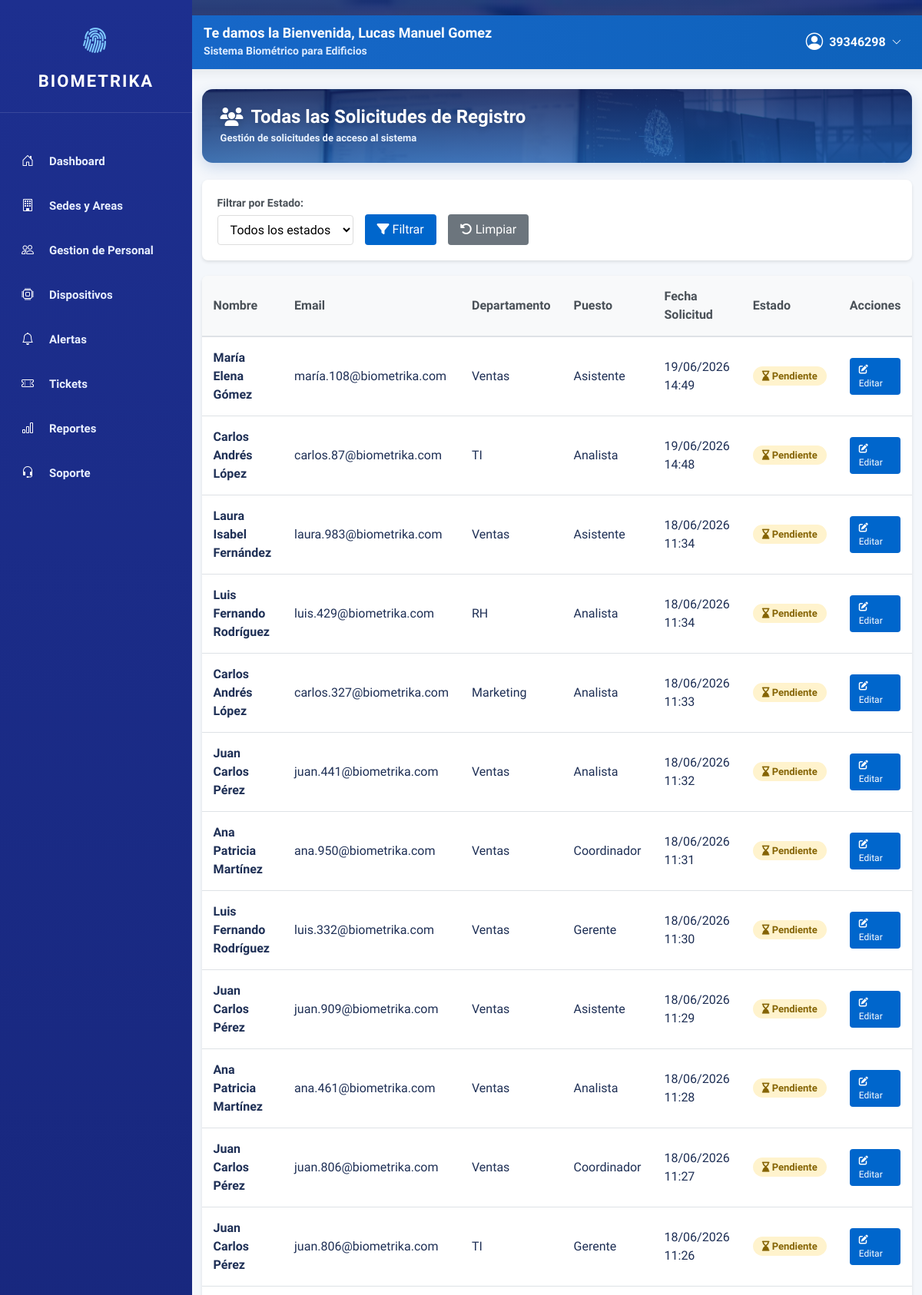
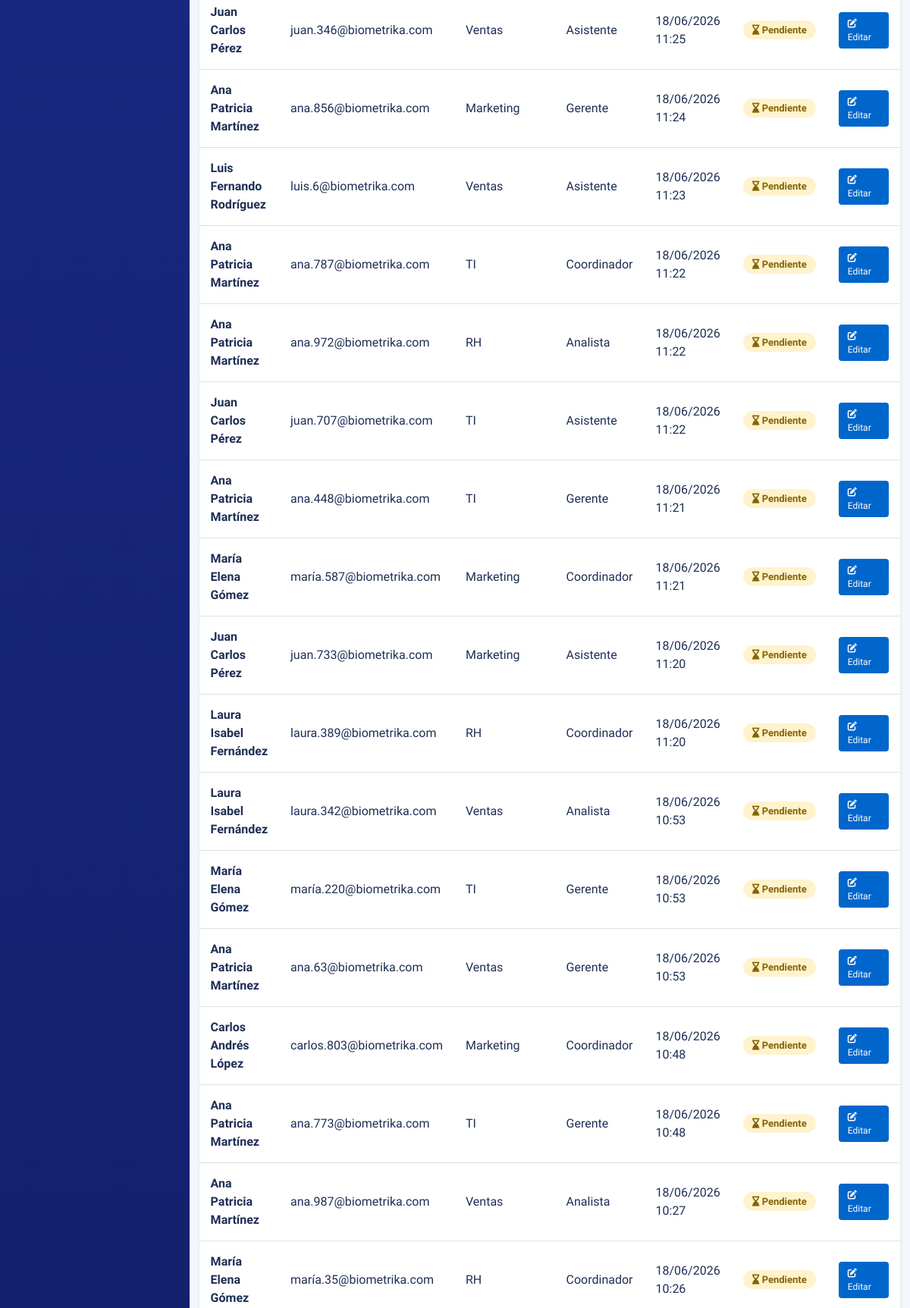
The page /usuarios/todas-solicitudes/ (signed in, upper part) on the database its author committed (2 pictures, top to bottom).
### usuarios/models.py (models this page shows, shortened)
class SolicitudRegistro(models.Model):
    nombre = models.CharField(max_length=150)
    dni = models.CharField(max_length=20, verbose_name='DNI')
    email = models.EmailField()
    telefono = models.CharField(max_length=20)
    departamento = models.CharField(max_length=100)
    puesto = models.CharField(max_length=100)
    superior = models.CharField(max_length=150, blank=True, null=True)
    fecha_ingreso = models.DateField(blank=True, null=True)
    fecha_solicitud = models.DateTimeField(auto_now_add=True)
    estado = models.CharField(
        max_length=20,
        choices=[
            ('pendiente', 'Pendiente'),
            ('aprobado', 'Aprobado'),
            ('rechazado', 'Rechazado'),
        ],
        default='pendiente'
    )
    class Meta:
        verbose_name = 'Solicitud de Registro'
        verbose_name_plural = 'Solicitudes de Registro'
        ordering = ['-fecha_solicitud']

### usuarios/views.py (the view)
# urls.py: path('todas-solicitudes/', views.todas_solicitudes, name='todas_solicitudes'),
@login_required
def todas_solicitudes(request):
    if not request.user.is_staff:
        return redirect('dashboard:index')
    estado = request.GET.get('estado', '')
    solicitudes = SolicitudRegistro.objects.all().order_by('-fecha_solicitud')
    if estado:
        solicitudes = solicitudes.filter(estado=estado)
    estados = SolicitudRegistro._meta.get_field('estado').choices
    return render(request, 'usuarios/todas_solicitudes.html', {
        'solicitudes': solicitudes,
        'estados': estados,
        'estado_filtro': estado
    })

### templates/usuarios/todas_solicitudes.html (shortened to what this page needs)
{% extends 'dashboard/base.html' %}
{% load static %}
{% block content %}
<link rel="stylesheet" href="{% static 'css/style_usuario_nuevo.css' %}">
<div class="contenido">
    <header>
        <h1><i class="fa-solid fa-users"></i> Todas las Solicitudes de Registro</h1>
        <p class="subtitulo">Gestión de solicitudes de acceso al sistema</p>
    </header>
    <div class="filtros-container">
        <form method="GET" class="filtros-form">
            <div class="filtro-grupo">
                <label>Filtrar por Estado:</label>
                <select name="estado">
                    <option value="">Todos los estados</option>
                </select>
            </div>
            <button type="submit" class="btn"><i class="fa-solid fa-filter"></i> Filtrar</button>
            <a href="{% url 'usuarios:todas_solicitudes' %}" class="btn btn-secondary"><i class="fa-solid fa-rotate-left"></i> Limpiar</a>
        </form>
    </div>
    <div class="tabla-container">
        {% if solicitudes %}
            <table class="tabla-datos">
                <thead>
                    <tr>
                        <th>Nombre</th>
                        <th>Email</th>
                        <th>Departamento</th>
                        <th>Puesto</th>
                        <th>Fecha Solicitud</th>
                        <th>Estado</th>
                        <th>Acciones</th>
                    </tr>
                </thead>
                <tbody>
                    {% for solicitud in solicitudes %}
                        <tr>
                            <td><strong>{{ solicitud.nombre }}</strong></td>
                            <td>{{ solicitud.email }}</td>
                            <td>{{ solicitud.departamento }}</td>
                            <td>{{ solicitud.puesto }}</td>
                            <td>{{ solicitud.fecha_solicitud|date:"d/m/Y H:i" }}</td>
                            <td>
                                <span class="badge estado-{{ solicitud.estado }}">
                                    {% if solicitud.estado == 'pendiente' %}
                                        <i class="fa-solid fa-hourglass-end"></i> Pendiente
                                    {% elif solicitud.estado == 'aprobado' %}
                                        <i class="fa-solid fa-check-circle"></i> Aprobado
                                    {% else %}
                                        <i class="fa-solid fa-xmark-circle"></i> Rechazado
                                    {% endif %}
                                </span>
                            </td>
                            <td>
                                <a href="/admin/usuarios/solicitudregistro/{{ solicitud.id }}/change/" class="btn-small btn-edit">
                                    <i class="fa-solid fa-edit"></i> Editar
                                </a>
                            </td>
                        </tr>
                    {% endfor %}
                </tbody>
            </table>
        {% else %}
            <div class="alerta-info">
                <i class="fa-solid fa-info-circle"></i>
                <p>No hay solicitudes de registro registradas.</p>
            </div>
        {% endif %}
    </div>
</div>
{% endblock %}

### templates/dashboard/base.html (shortened to what this page needs)
{% load static %}
<!DOCTYPE html>
<html lang="es">
<head>
    <link href="https://cdn.jsdelivr.net/npm/bootstrap@5.1.3/dist/css/bootstrap.min.css" rel="stylesheet">
    <link rel="stylesheet" href="https://cdn.jsdelivr.net/npm/bootstrap-icons@1.11.3/font/bootstrap-icons.css">
    <link rel="stylesheet" href="https://cdnjs.cloudflare.com/ajax/libs/font-awesome/6.5.1/css/all.min.css">
    <link rel="stylesheet" href="{% static 'css/style_theme.css' %}">
</head>
<body>
    <div class="layout">
        <aside class="sidebar">
            <div class="logo">
                <i class="bi bi-fingerprint"></i>
                <span>BIOMETRIKA</span>
            </div>
            <nav class="nav flex-column">
                <a class="nav-link {% if request.resolver_match.app_name == 'dashboard' %}active{% endif %}" href="{% url 'dashboard:dashboard' %}">
                    <i class="bi bi-house-door"></i>
                    <span>Dashboard</span>
                </a>
                <a class="nav-link {% if request.resolver_match.app_name == 'sedes' %}active{% endif %}" href="{% url 'sedes:lista' %}">
                    <i class="bi bi-building"></i>
                    <span>Sedes y Areas</span>
                </a>
                <a class="nav-link {% if request.resolver_match.app_name == 'personal' %}active{% endif %}" href="{% url 'personal:lista' %}">
                    <i class="bi bi-people"></i>
                    <span>Gestion de Personal</span>
                </a>
                <a class="nav-link {% if request.resolver_match.app_name == 'dispositivos' %}active{% endif %}" href="{% url 'dispositivos:lista' %}">
                    <i class="bi bi-cpu"></i>
                    <span>Dispositivos</span>
                </a>
                <a class="nav-link {% if request.resolver_match.app_name == 'alertas' %}active{% endif %}" href="{% url 'alertas:lista' %}">
                    <i class="bi bi-bell"></i>
                    <span>Alertas</span>
                </a>
                <a class="nav-link {% if request.resolver_match.app_name == 'tickets' %}active{% endif %}" href="{% url 'tickets:lista' %}">
                    <i class="bi bi-ticket-perforated"></i>
                    <span>Tickets</span>
                </a>
                <a class="nav-link {% if request.resolver_match.app_name == 'reportes' %}active{% endif %}" href="{% url 'reportes:index' %}">
                    <i class="bi bi-bar-chart"></i>
                    <span>Reportes</span>
                </a>
                <a class="nav-link {% if request.resolver_match.app_name == 'soporte' %}active{% endif %}" href="{% url 'soporte:index' %}">
                    <i class="bi bi-headset"></i>
                    <span>Soporte</span>
                </a>
            </nav>
        </aside>
        <main class="main-area">
            <nav class="navbar-custom">
                <div>
                    <h5>Te damos la Bienvenida, {{ user.get_full_name|default:user.username }}</h5>
                    <small>Sistema Biométrico para Edificios</small>
                </div>
                <div class="position-relative">
                    <div class="user-menu d-flex align-items-center" onclick="toggleUserMenu()">
                        <i class="bi bi-person-circle me-2" style="font-size: 1.4rem;"></i>
                        <span>{{ user.username }}</span>
                        <i class="bi bi-chevron-down ms-2" style="font-size: .8rem;"></i>
                    </div>
                </div>
            </nav>
            <div class="main-content">
                {% block content %}
                {% endblock %}
            </div>
        </main>
    </div>
</body>
</html>

### static/css/style_theme.css (style rules this page uses)
:root { --azul: #1767c8; --azul-oscuro: #0f59af; --marino: #1e2f55; --marino-claro: #26395f; --marino-sidebar-1: #1d2f8f; --marino-sidebar-2: #101c64; --gris-texto: #667895; --gris-texto-claro: #465a78; --fondo: #f4f7fb; --borde: #dde6f2; --borde-claro: #edf1f7; --borde-input: #d9e3f1; }
* { font-family: 'Nunito Sans', sans-serif; box-sizing: border-box; margin: 0; padding: 0; }
body { background: var(--fondo); }
a { color: var(--azul); }
.bi { vertical-align: middle; color: inherit; }
.contenido > header, .contenido > h1, .dispositivos-header, .dashboard-hero { background-image: linear-gradient(rgba(13, 32, 94, .82), rgba(22, 93, 184, .72)), url("../img/fondo-login.jpg"); background-size: cover; background-position: center center; background-repeat: no-repeat; color: #ffffff; border-radius: 14px; padding: 22px 24px; margin: 0 0 22px 0; box-shadow: 0 6px 18px rgba(21, 85, 173, .18); display: flex; flex-direction: column; justify-content: center; text-align: left; min-height: 88px; }
.contenido > header h1, .contenido > h1, .dispositivos-header h1, .dashboard-hero h1 { color: #ffffff !important; font-size: 24px; font-weight: 900; margin: 0 0 4px 0 !important; display: flex; align-items: center; gap: 10px; justify-content: flex-start; text-shadow: 0 2px 8px rgba(0, 0, 0, .18); }
.contenido > header h1 i, .contenido > h1 i, .dispositivos-header h1 i, .dashboard-hero h1 i { color: #ffffff !important; }
.contenido > header p, .dispositivos-header p, .dashboard-hero p { color: #eaf3ff !important; font-size: 13px; font-weight: 600; margin: 0 !important; }

### static/css/style_usuario_nuevo.css (style rules this page uses)
* { margin: 0; padding: 0; box-sizing: border-box; font-family: 'Nunito Sans', sans-serif; }
body { display: flex; flex-direction: column; justify-content: center; align-items: center; min-height: 100vh; background-image: linear-gradient(rgba(13, 32, 94, .82), rgba(22, 93, 184, .72)), url("../img/fondo-login.jpg"); background-size: cover; background-position: center center; background-repeat: no-repeat; background-attachment: fixed; padding: 20px; }
.logo { margin-bottom: 20px; }
.subtitulo { color: #667895; margin-bottom: 25px; font-size: 14px; }

### templates/dashboard/base.html (style rules this page uses)
body { margin: 0; background: #f4f7fb; color: #1e2f55; }
.layout { display: flex; min-height: 100vh; }
.sidebar { width: 250px; min-height: 100vh; background: linear-gradient(180deg, #1d2f8f 0%, #101c64 100%); color: #ffffff; position: fixed; left: 0; top: 0; bottom: 0; z-index: 1030; overflow-y: auto; }
.logo { padding: 28px 20px 24px; text-align: center; border-bottom: 1px solid rgba(255,255,255,.12); font-size: 22px; font-weight: 900; letter-spacing: 2px; }
.logo i { display: block; font-size: 34px; color: #7ec8ff; margin-bottom: 10px; }
.sidebar nav { padding: 18px 10px 24px; }
.sidebar .nav-link { color: #e8efff !important; padding: 13px 18px; margin-bottom: 8px; border-radius: 12px; font-size: 15px; font-weight: 800; display: flex; align-items: center; transition: .2s ease; }
.sidebar .nav-link i { width: 24px; margin-right: 12px; color: #ffffff; font-size: 16px; }
.main-area { margin-left: 250px; width: calc(100% - 250px); min-height: 100vh; background: #f4f7fb; }
.navbar-custom { min-height: 64px; background: linear-gradient(90deg, #1767c8 0%, #0e62bb 100%); color: #ffffff; padding: 10px 28px; display: flex; align-items: center; justify-content: space-between; box-shadow: 0 3px 15px rgba(0,0,0,.08); position: sticky; top: 0; z-index: 1020; }
.navbar-custom h5 { color: #ffffff; font-size: 18px; font-weight: 900; margin: 0; }
.navbar-custom small { color: #dbeaff !important; font-weight: 600; }
.user-menu { color: #ffffff; cursor: pointer; padding: 8px 12px; border-radius: 30px; font-weight: 800; transition: .2s ease; }
.main-content { padding: 26px; }

### rows shown on the page
SolicitudRegistro: nombre "María Elena Gómez", email "maría.108@biometrika.com", departamento "Ventas", puesto "Asistente", fecha_solicitud "19/06/2026 14:49", estado "pendiente" (drawn)
SolicitudRegistro: nombre "Carlos Andrés López", email "carlos.87@biometrika.com", departamento "TI", puesto "Analista", fecha_solicitud "19/06/2026 14:48", estado "pendiente" (drawn)
SolicitudRegistro: nombre "Laura Isabel Fernández", email "laura.983@biometrika.com", departamento "Ventas", puesto "Asistente", fecha_solicitud "18/06/2026 11:34", estado "pendiente" (drawn)
SolicitudRegistro: nombre "Luis Fernando Rodríguez", email "luis.429@biometrika.com", departamento "RH", puesto "Analista", fecha_solicitud "18/06/2026 11:34", estado "pendiente" (drawn)
SolicitudRegistro: nombre "Carlos Andrés López", email "carlos.327@biometrika.com", departamento "Marketing", puesto "Analista", fecha_solicitud "18/06/2026 11:33", estado "pendiente" (drawn)
SolicitudRegistro: nombre "Juan Carlos Pérez", email "juan.441@biometrika.com", departamento "Ventas", puesto "Analista", fecha_solicitud "18/06/2026 11:32", estado "pendiente" (drawn)
SolicitudRegistro: nombre "Ana Patricia Martínez", email "ana.950@biometrika.com", departamento "Ventas", puesto "Coordinador", fecha_solicitud "18/06/2026 11:31", estado "pendiente" (drawn)
SolicitudRegistro: nombre "Luis Fernando Rodríguez", email "luis.332@biometrika.com", departamento "Ventas", puesto "Gerente", fecha_solicitud "18/06/2026 11:30", estado "pendiente" (drawn)
SolicitudRegistro: nombre "Juan Carlos Pérez", email "juan.909@biometrika.com", departamento "Ventas", puesto "Asistente", fecha_solicitud "18/06/2026 11:29", estado "pendiente" (drawn)
SolicitudRegistro: nombre "Ana Patricia Martínez", email "ana.461@biometrika.com", departamento "Ventas", puesto "Analista", fecha_solicitud "18/06/2026 11:28", estado "pendiente" (drawn)
SolicitudRegistro: nombre "Juan Carlos Pérez", email "juan.806@biometrika.com", departamento "Ventas", puesto "Coordinador", fecha_solicitud "18/06/2026 11:27", estado "pendiente" (drawn)
SolicitudRegistro: nombre "Juan Carlos Pérez", email "juan.806@biometrika.com", departamento "TI", puesto "Gerente", fecha_solicitud "18/06/2026 11:26", estado "pendiente" (drawn)
SolicitudRegistro: nombre "Juan Carlos Pérez", email "juan.346@biometrika.com", departamento "Ventas", puesto "Asistente", fecha_solicitud "18/06/2026 11:25", estado "pendiente" (drawn)
SolicitudRegistro: nombre "Ana Patricia Martínez", email "ana.856@biometrika.com", departamento "Marketing", puesto "Gerente", fecha_solicitud "18/06/2026 11:24", estado "pendiente" (drawn)
SolicitudRegistro: nombre "Luis Fernando Rodríguez", email "luis.6@biometrika.com", departamento "Ventas", puesto "Asistente", fecha_solicitud "18/06/2026 11:23", estado "pendiente" (drawn)
SolicitudRegistro: nombre "Ana Patricia Martínez", email "ana.787@biometrika.com", departamento "TI", puesto "Coordinador", fecha_solicitud "18/06/2026 11:22", estado "pendiente" (drawn)
SolicitudRegistro: nombre "Ana Patricia Martínez", email "ana.972@biometrika.com", departamento "RH", puesto "Analista", fecha_solicitud "18/06/2026 11:22", estado "pendiente" (drawn)
SolicitudRegistro: nombre "Juan Carlos Pérez", email "juan.707@biometrika.com", departamento "TI", puesto "Asistente", fecha_solicitud "18/06/2026 11:22", estado "pendiente" (drawn)
SolicitudRegistro: nombre "Ana Patricia Martínez", email "ana.448@biometrika.com", departamento "TI", puesto "Gerente", fecha_solicitud "18/06/2026 11:21", estado "pendiente" (drawn)
SolicitudRegistro: nombre "María Elena Gómez", email "maría.587@biometrika.com", departamento "Marketing", puesto "Coordinador", fecha_solicitud "18/06/2026 11:21", estado "pendiente" (drawn)
SolicitudRegistro: nombre "Juan Carlos Pérez", email "juan.733@biometrika.com", departamento "Marketing", puesto "Asistente", fecha_solicitud "18/06/2026 11:20", estado "pendiente" (drawn)
SolicitudRegistro: nombre "Laura Isabel Fernández", email "laura.389@biometrika.com", departamento "RH", puesto "Coordinador", fecha_solicitud "18/06/2026 11:20", estado "pendiente" (drawn)
SolicitudRegistro: nombre "Laura Isabel Fernández", email "laura.342@biometrika.com", departamento "Ventas", puesto "Analista", fecha_solicitud "18/06/2026 10:53", estado "pendiente" (drawn)
SolicitudRegistro: nombre "María Elena Gómez", email "maría.220@biometrika.com", departamento "TI", puesto "Gerente", fecha_solicitud "18/06/2026 10:53", estado "pendiente" (drawn)
SolicitudRegistro: nombre "Ana Patricia Martínez", email "ana.63@biometrika.com", departamento "Ventas", puesto "Gerente", fecha_solicitud "18/06/2026 10:53", estado "pendiente" (drawn)
SolicitudRegistro: nombre "Carlos Andrés López", email "carlos.803@biometrika.com", departamento "Marketing", puesto "Coordinador", fecha_solicitud "18/06/2026 10:48", estado "pendiente" (drawn)
SolicitudRegistro: nombre "Ana Patricia Martínez", email "ana.773@biometrika.com", departamento "TI", puesto "Gerente", fecha_solicitud "18/06/2026 10:48", estado "pendiente" (drawn)
SolicitudRegistro: nombre "Ana Patricia Martínez", email "ana.987@biometrika.com", departamento "Ventas", puesto "Analista", fecha_solicitud "18/06/2026 10:27", estado "pendiente" (drawn)
SolicitudRegistro: nombre "María Elena Gómez", email "maría.35@biometrika.com", departamento "RH", puesto "Coordinador", fecha_solicitud "18/06/2026 10:26", estado "pendiente" (drawn)

### other values the page prints
{{ user.get_full_name|default:user.username }} "Lucas Manuel Gomez"
{{ user.username }} "39346298"
